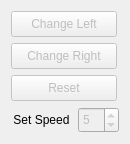
     <widget class="QWidget" name="layoutWidget">
      <property name="geometry">
       <rect>
        <x>970</x>
        <y>140</y>
        <width>112</width>
        <height>126</height>
       </rect>
      </property>
      <layout class="QVBoxLayout" name="verticalLayout_4">
       <item>
        <widget class="QPushButton" name="pushButton_ChangeLeft">
         <property name="enabled">
          <bool>false</bool>
         </property>
         <property name="sizePolicy">
          <sizepolicy hsizetype="Fixed" vsizetype="Fixed">
           <horstretch>0</horstretch>
           <verstretch>0</verstretch>
          </sizepolicy>
         </property>
         <property name="minimumSize">
          <size>
           <width>106</width>
           <height>26</height>
          </size>
         </property>
         <property name="maximumSize">
          <size>
           <width>106</width>
           <height>26</height>
          </size>
         </property>
         <property name="text">
          <string>Change Left</string>
         </property>
        </widget>
       </item>
       <item>
        <widget class="QPushButton" name="pushButton_ChangeRight">
         <property name="enabled">
          <bool>false</bool>
         </property>
         <property name="sizePolicy">
          <sizepolicy hsizetype="Fixed" vsizetype="Fixed">
           <horstretch>0</horstretch>
           <verstretch>0</verstretch>
          </sizepolicy>
         </property>
         <property name="minimumSize">
          <size>
           <width>106</width>
           <height>26</height>
          </size>
         </property>
         <property name="maximumSize">
          <size>
           <width>106</width>
           <height>26</height>
          </size>
         </property>
         <property name="text">
          <string>Change Right</string>
         </property>
        </widget>
       </item>
       <item>
        <widget class="QPushButton" name="pushButton_ResetSemiAuto">
         <property name="enabled">
          <bool>false</bool>
         </property>
         <property name="minimumSize">
          <size>
           <width>106</width>
           <height>26</height>
          </size>
         </property>
         <property name="maximumSize">
          <size>
           <width>106</width>
           <height>26</height>
          </size>
         </property>
         <property name="text">
          <string>Reset</string>
         </property>
        </widget>
       </item>
       <item>
        <layout class="QHBoxLayout" name="horizontalLayout_6">
         <item>
          <widget class="QLabel" name="label_5">
           <property name="sizePolicy">
            <sizepolicy hsizetype="Fixed" vsizetype="Fixed">
             <horstretch>0</horstretch>
             <verstretch>0</verstretch>
            </sizepolicy>
           </property>
           <property name="minimumSize">
            <size>
             <width>61</width>
             <height>26</height>
            </size>
           </property>
           <property name="maximumSize">
            <size>
             <width>61</width>
             <height>26</height>
            </size>
           </property>
           <property name="text">
            <string>Set Speed</string>
           </property>
           <property name="alignment">
            <set>Qt::AlignCenter</set>
           </property>
          </widget>
         </item>
         <item>
          <widget class="QSpinBox" name="spinBox_Speed">
           <property name="enabled">
            <bool>false</bool>
           </property>
           <property name="minimumSize">
            <size>
             <width>41</width>
             <height>26</height>
            </size>
           </property>
           <property name="maximumSize">
            <size>
             <width>41</width>
             <height>26</height>
            </size>
           </property>
           <property name="value">
            <number>5</number>
           </property>
          </widget>
         </item>
        </layout>
       </item>
      </layout>
     </widget>
